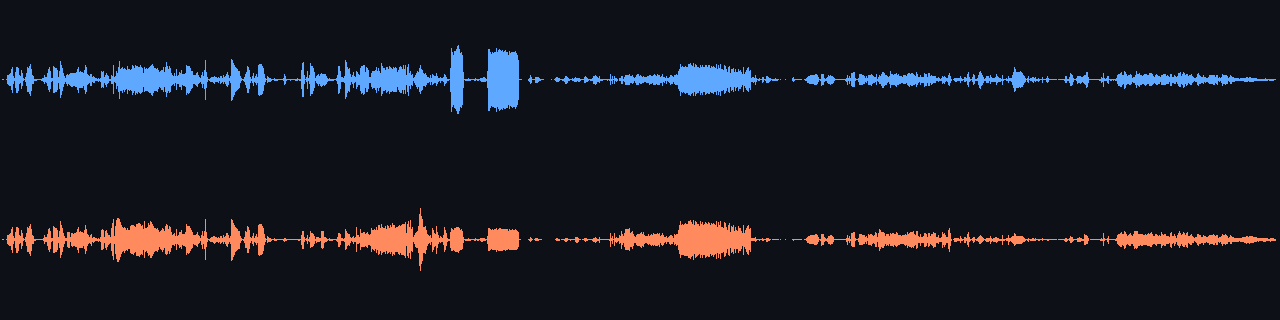
#> input picture assets/audio-theater-storm-waveform.png, 1280 x 320 px
$ python -i generate.py   (imports and definitions only)
#> lines starting #> are read from the running program, lines starting #| are printed output that depends on the picture
#!/usr/bin/env python3
"""Generate brand assets (logos, marks, on-brand graphics) with Gemini image models.

Works with either provider, auto-selected by the resolved API key:
  - Google AI Studio (google-genai)  -> model gemini-3-pro-image-preview
  - OpenRouter (OpenAI-compatible)    -> model google/gemini-3-pro-image (Nano Banana Pro)

No API key is stored in this skill; it is discovered + cached by keylib.

Usage:
    python3 generate.py "a minimalist fox head mark" --style logo -o fox.png

    # Brand-consistent asset using an existing logo as reference:
    python3 generate.py "a delivery-truck spot illustration matching {image1}" \
        --ref logo.png --style brand-illustration -o truck.png
"""

import argparse
import base64
import json
import re
import subprocess
import sys
import tempfile
import time
from io import BytesIO
from pathlib import Path

import keylib

SCRIPT_DIR = Path(__file__).resolve().parent
STYLES_FILE = SCRIPT_DIR / "styles.json"
LOOKS_FILE = SCRIPT_DIR / "looks.json"

# Default visual "look" applied when --look auto (the default). Cloud models render
# clean, meaningful marks without steering, so they get no forced finish. Diffusion
# models (local) tend to produce plain/abstract shapes, so we nudge them toward the
# richer "modern" look (gradient + soft glow + flowing curves) that tests best.
LOOK_AUTO_DEFAULT = {"local": "modern"}

OPENROUTER_URL = "https://openrouter.ai/api/v1/chat/completions"
MAX_RETRIES = 3
RETRY_BASE_DELAY = 8.0

# Aspect ratio -> (width, height) near ~1 MP, for the local (mflux) path.
AR_BASE = {
    "1:1": (1024, 1024), "3:2": (1216, 832), "2:3": (832, 1216),
    "16:9": (1280, 720), "9:16": (720, 1280), "4:3": (1152, 896),
    "3:4": (896, 1152), "4:5": (896, 1120), "5:4": (1120, 896), "21:9": (1536, 640),
}
RES_SCALE = {"1K": 1.0, "2K": 1.5, "4K": 2.0}

# Quality cues for the local (diffusion) path. Kept light on purpose: the old
# "flat 2D vector" wording tended to yield plain, generic marks. We now ask for a
# polished, professional design and let the chosen --look supply the finish, and
# we steer text-to-image toward a single crisp symbol rather than an abstract blob.
LOCAL_LOGO_BOOST = ("professional brand logo design, a single clear recognizable symbol, "
                    "crisp clean rendering, centered composition, refined and intentional, "
                    "high production value graphic design, not a photograph")
LOCAL_NEGATIVE = ("photograph, realistic photo, busy cluttered background, blurry, low quality, "
                  "jpeg artifacts, watermark, signature, misspelled text, gibberish text, "
                  "extra limbs, deformed")

BG_CANDIDATES = [
    ("FF00FF", "magenta (#FF00FF)"),
    ("00FF00", "bright green (#00FF00)"),
    ("0000FF", "blue (#0000FF)"),
    ("FF0000", "red (#FF0000)"),
    ("00FFFF", "cyan (#00FFFF)"),
    ("FFFF00", "yellow (#FFFF00)"),
]

COLOR_KEYWORDS = {
    "FF00FF": ["magenta", "pink", "purple", "violet", "fuchsia", "rose", "lavender", "plum"],
    "00FF00": ["green", "lime", "emerald", "mint", "forest", "olive", "leaf", "grass", "plant",
               "tree", "nature"],
    "0000FF": ["blue", "navy", "cobalt", "azure", "ocean", "sea", "water", "sky", "indigo"],
    "FF0000": ["red", "scarlet", "crimson", "ruby", "fire", "flame", "blood", "cherry", "tomato"],
    "00FFFF": ["cyan", "teal", "turquoise", "aqua", "aquamarine"],
    "FFFF00": ["yellow", "gold", "golden", "amber", "lemon", "sunshine", "sunflower"],
}


# [403 lines left out: functions load_styles, list_styles, load_looks, list_looks, resolve_look, pick_bg_color and 9 more, not called in this run]


def remove_background(image, chroma_hex=None):
    if chroma_hex:
        return chroma_remove(image, chroma_hex)
    try:
        from rembg import remove
        return remove(image)
    except ImportError:
        print("Warning: rembg not installed; returning image as-is.", file=sys.stderr)
        return image


# [205 lines left out: functions trim_transparent, save_image, export_sizes, main, not called in this run]


# [2 lines not run here, left out]

>>> import cv2
>>> picture = cv2.imread('../../assets/audio-theater-storm-waveform.png', cv2.IMREAD_GRAYSCALE)
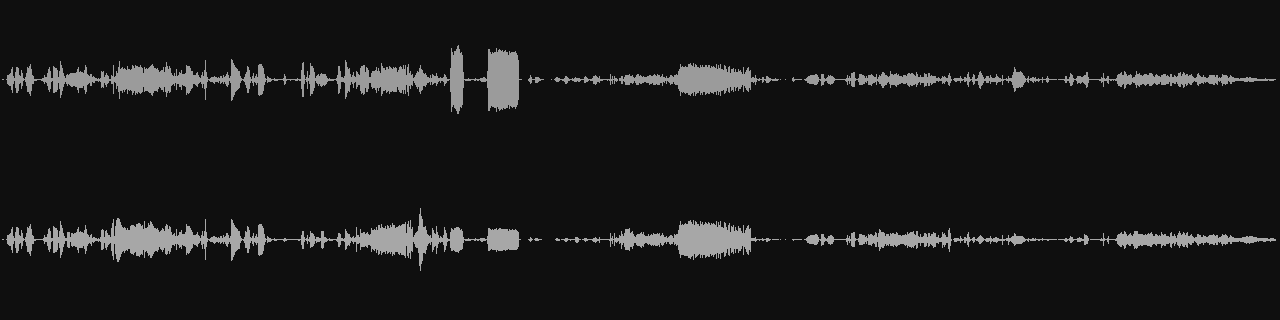
#> picture: shape (320, 1280); min 15, max 167, mean 25.3
#> (the run stopped early here; a loop or call above may not have finished)
